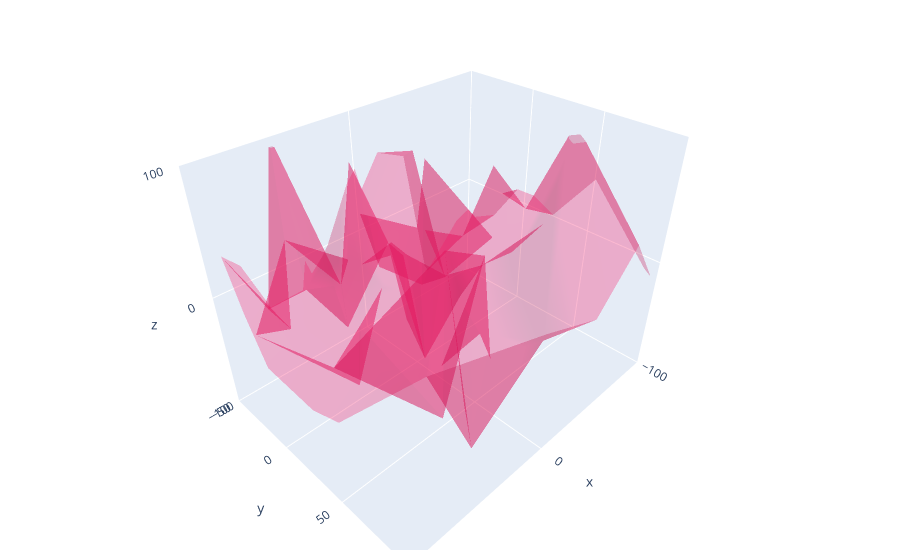

Notebook code for this chart:
### Code cell
fig = go.Figure(data=[go.Mesh3d(x=(60*np.random.randn(N)),
                                y=(55*np.random.randn(N)),
                                z = (40*np.random.randn(N)),
                               opacity = 0.5,
                               color = 'rgba(244,22,100,0.6)')])
fig.update_layout(
    scene = dict(
    xaxis = dict(nticks = 4, range=[-100,100],),
    yaxis = dict(nticks = 4, range=[-50,100],),
    zaxis = dict(nticks=4,range=[-100,100],),),
width = 700,
margin=dict(r=20, l=10, b=10, t=10))
fig.show()
